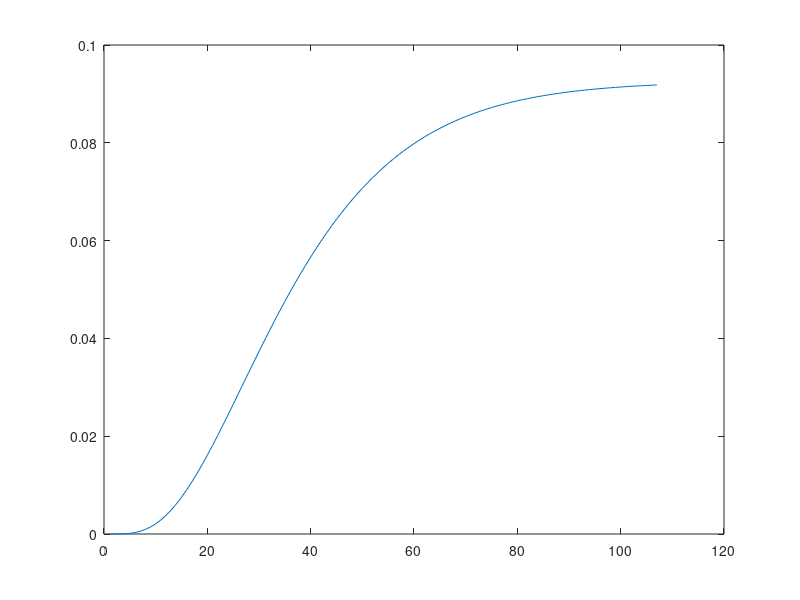

Source code (MATLAB):
clc
clear all
close all

t=0:0.01:10;

n1=1;
d1=[1 1];
sys1=tf(n1,d1);

n2=1;
d2=[1 3];
sys2=tf(n2,d2);

n3=[1 3];
d3=[1 5];
sys3=tf(n3,d3);

series1=series(sys1,sys2);
P1=parallel(sys1,sys3);

series2=series(series1,P1);


fb=feedback(series1,sys3);

finalseries=series(fb,series1)

step_response=step(finalseries);

plot(step_response);


